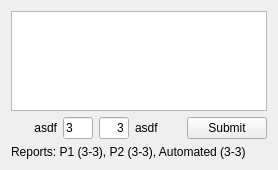
             <widget class="QWidget" name="page_6">
              <layout class="QVBoxLayout" name="verticalLayout_8">
               <item>
                <widget class="QListWidget" name="uiTmModMatches">
                 <property name="maximumSize">
                  <size>
                   <width>16777215</width>
                   <height>100</height>
                  </size>
                 </property>
                </widget>
               </item>
               <item>
                <layout class="QHBoxLayout" name="horizontalLayout_7">
                 <item>
                  <layout class="QHBoxLayout" name="horizontalLayout_18">
                   <item>
                    <layout class="QHBoxLayout" name="horizontalLayout_19">
                     <item>
                      <widget class="QLabel" name="uiTmModP1">
                       <property name="font">
                        <font>
                         <pointsize>9</pointsize>
                        </font>
                       </property>
                       <property name="text">
                        <string>asdf</string>
                       </property>
                       <property name="alignment">
                        <set>Qt::AlignRight|Qt::AlignTrailing|Qt::AlignVCenter</set>
                       </property>
                      </widget>
                     </item>
                     <item>
                      <widget class="QLineEdit" name="uiTmModScore1">
                       <property name="maximumSize">
                        <size>
                         <width>30</width>
                         <height>16777215</height>
                        </size>
                       </property>
                       <property name="font">
                        <font>
                         <pointsize>9</pointsize>
                        </font>
                       </property>
                       <property name="text">
                        <string>3</string>
                       </property>
                      </widget>
                     </item>
                    </layout>
                   </item>
                   <item>
                    <layout class="QHBoxLayout" name="horizontalLayout_20">
                     <item>
                      <widget class="QLineEdit" name="uiTmModScore2">
                       <property name="maximumSize">
                        <size>
                         <width>30</width>
                         <height>16777215</height>
                        </size>
                       </property>
                       <property name="font">
                        <font>
                         <pointsize>9</pointsize>
                        </font>
                       </property>
                       <property name="text">
                        <string>3</string>
                       </property>
                       <property name="alignment">
                        <set>Qt::AlignRight|Qt::AlignTrailing|Qt::AlignVCenter</set>
                       </property>
                      </widget>
                     </item>
                     <item>
                      <widget class="QLabel" name="uiTmModP2">
                       <property name="font">
                        <font>
                         <pointsize>9</pointsize>
                        </font>
                       </property>
                       <property name="text">
                        <string>asdf</string>
                       </property>
                       <property name="alignment">
                        <set>Qt::AlignLeading|Qt::AlignLeft|Qt::AlignVCenter</set>
                       </property>
                      </widget>
                     </item>
                    </layout>
                   </item>
                  </layout>
                 </item>
                 <item>
                  <widget class="QPushButton" name="uiTmModScoreSubmit">
                   <property name="text">
                    <string>Submit</string>
                   </property>
                  </widget>
                 </item>
                </layout>
               </item>
               <item>
                <widget class="QLabel" name="uiTmModReports">
                 <property name="text">
                  <string>Reports: P1 (3-3), P2 (3-3), Automated (3-3)</string>
                 </property>
                </widget>
               </item>
              </layout>
             </widget>
